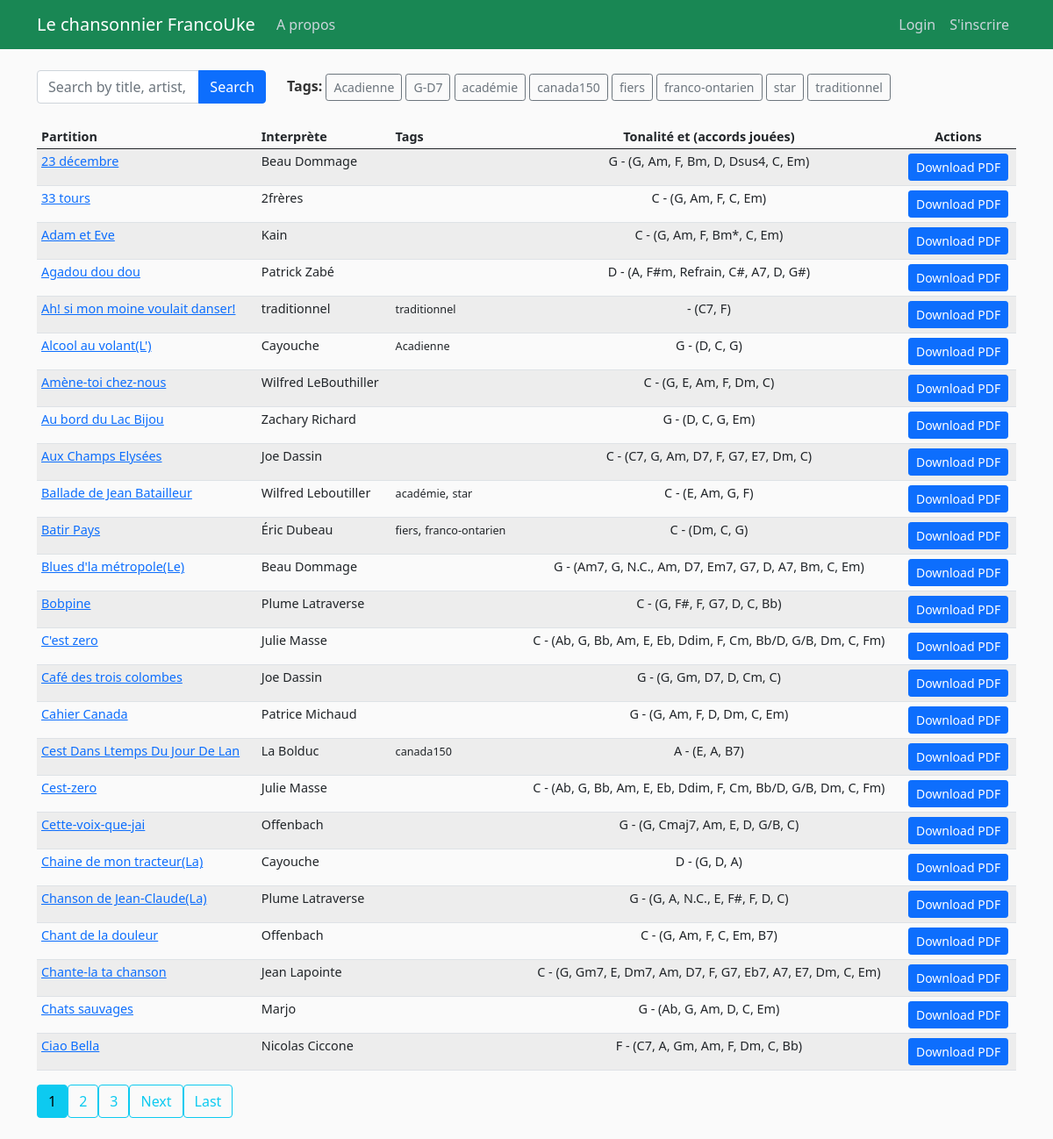
Before: / with the older database file.
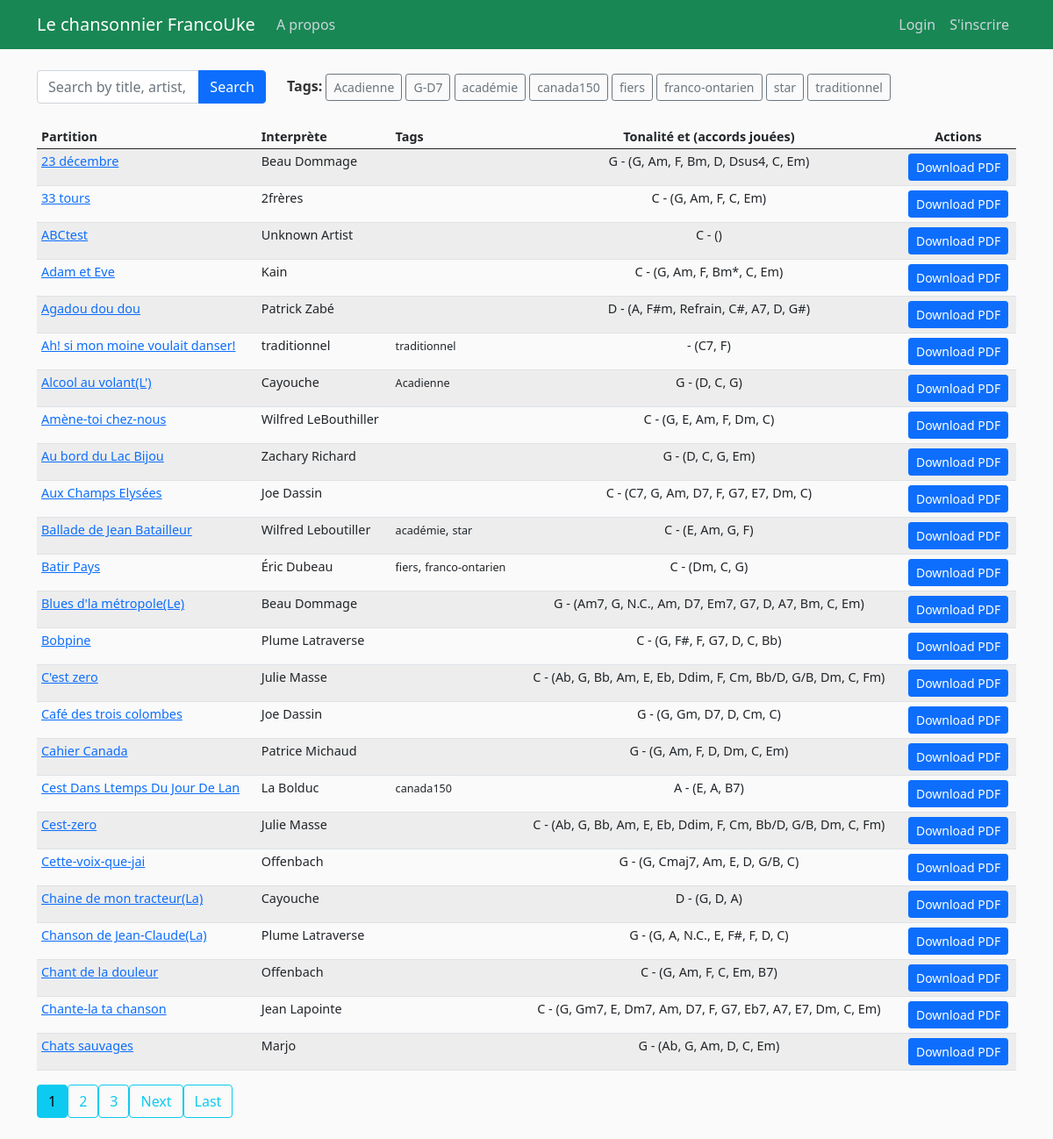
After: the same page with the newer database file.
### songbook/models.py (models this page shows, shortened)
class Song(models.Model):
    songTitle = models.CharField(max_length=100, blank=True, null=True)
    songChordPro = models.TextField()  # Original
    lyrics_with_chords = models.JSONField(null=True, blank=True)
    metadata = models.JSONField(blank=True, null=True)  # Stores metadata as JSON
    date_posted = models.DateField(default=timezone.now)
    contributor = models.ForeignKey(User, on_delete=models.CASCADE)
    abc_notation = models.TextField(blank=True, null=True, help_text="Optional ABC notation for this song.")
    tags = TaggableManager(blank=True)

### songbook/views.py (the view, shortened to what this page needs)
# urls.py: path('', SongListView.as_view(), name='songbook-home'),
class SongListView(ListView):
    model = Song
    template_name = 'songbook/song_list.html'
    context_object_name = 'songs'
    ordering = ['songTitle']
    paginate_by = 25
    def get_queryset(self):
        queryset = super().get_queryset()
        search_query = self.request.GET.get('q', '')  # Search query
        selected_tag = self.request.GET.get('tag', '')  # Selected tag
        if selected_tag:  # Filter by tag if a tag is selected
            queryset = queryset.filter(tags__name=selected_tag)
        return queryset
    def get_context_data(self, **kwargs):
        context = super().get_context_data(**kwargs)
        search_query = self.request.GET.get('q', '')
        selected_tag = self.request.GET.get('tag', '')  # Selected tag
        song_data = []
        for song in context['songs']:
            parsed_data = song.lyrics_with_chords or ""
            chords = extract_chords(parsed_data, unique=True) if parsed_data else []
            tags = [tag.name for tag in song.tags.all()]  # Get tags for each song
            song_data.append({
                'song': song,
                'chords': ', '.join(chords),
                'tags': ', '.join(tags),
            })
        all_tags = Tag.objects.all().values_list('name', flat=True).distinct()
        context['song_data'] = song_data
        context['search_query'] = search_query
        context['selected_tag'] = selected_tag  # Pass the selected tag
        context['all_tags'] = all_tags  # Add all tags to context
        return context

### songbook/transposer.py (called while the page is built)
def extract_chords(parsed_data, unique=False):
    chords = []
    for section in parsed_data:
        for item in section:
            if isinstance(item, dict) and 'chord' in item and item['chord']:
                chords.append(item['chord'])
    if unique:
        return list(set(chords))  # Return unique chords
    return chords  # Return all chords

### songbook/templates/songbook/song_list.html (shortened to what this page needs)
{% extends "songbook/base.html" %}
  {% block content %}
<form method="get" class="mb-4">
    <div class="row align-items-center">
        <div class="col-md-3">
            <div class="input-group">
                <input type="text" name="q" class="form-control"
                       placeholder="Search by title, artist, lyricist or composer"
                       value="{{ search_query }}">
                <button class="btn btn-primary" type="submit">Search</button>
            </div>
        </div>
        <div class="col-md-9">
            <strong>Tags: </strong>
            {% for tag in all_tags %}
                <a href="?tag={{ tag }}" class="btn btn-outline-secondary btn-sm">
                    {{ tag }}
                </a>
            {% endfor %}
        </div>
    </div>
</form>
<div class="table-responsive">
    <table class="table table-striped table-hover table-condensed">
        <thead>
            <tr>
                <th>Partition</th>
                <th>Interprète</th>
                <th>Tags</th>
                <th class="text-center">Tonalité et (accords jouées)</th>
                <th class="text-center">Actions</th>
            </tr>
        </thead>
        <tbody>
            {% for item in song_data %}
            <tr>
                <td>
                    <a href="{% url 'score' item.song.id %}" class="song-link" title="{{ item.song.songTitle }}" aria-label="View score for {{ item.song.songTitle }}">
                        {{ item.song.songTitle }}
                    </a>
                </td>
                <td>{{ item.song.metadata.artist|default_if_none:"Unknown Artist" }}</td>
                <td>
                    {% for tag in item.song.tags.all %}
                        <small>{{ tag }}</small>{% if not forloop.last %}, {% endif %}
                    {% endfor %}
                </td>
                <td class="text-center">
                    {{ item.song.metadata.key|default_if_none:"Unknown" }} - ({{ item.chords|default_if_none:"N/A" }})
                </td>
                <td class="text-center">
                    <a href="{% url 'generate_single_song_pdf' item.song.id %}" class="btn btn-primary btn-sm" title="Download PDF for {{ item.song.songTitle }}">
                        Download PDF
                    </a>
                </td>
            </tr>
            {% empty %}
            <tr>
                <td colspan="4" class="text-center">No songs found matching your search.</td>
            </tr>
            {% endfor %}
        </tbody>
    </table>
</div>
{% if is_paginated %}
<div class="pagination">
    {% for num in page_obj.paginator.page_range %}
        {% if page_obj.number == num %}
        <a class="btn btn-info mb-4" href="?page={{ num }}" aria-current="page">{{ num }}</a>
        {% elif num > page_obj.number|add:'-3' and num < page_obj.number|add:'3' %}
        <a class="btn btn-outline-info mb-4" href="?page={{ num }}">{{ num }}</a>
        {% endif %}
    {% endfor %}
    {% if page_obj.has_next %}
    <a class="btn btn-outline-info mb-4" href="?page={{ page_obj.next_page_number }}" aria-label="Next page">Next</a>
    <a class="btn btn-outline-info mb-4" href="?page={{ page_obj.paginator.num_pages }}" aria-label="Last page">Last</a>
    {% endif %}
</div>
{% endif %}
{% endblock content %}

Changed rows visible on the page:
no longer on this page (row unchanged): Song: song.songTitle "Ciao Bella", song.metadata.artist "Nicolas Ciccone", song.metadata.key "F", chords "C7, A, Gm, Am, F, Dm, C, Bb"
added Song: song.songTitle "ABCtest", song.metadata.artist "Unknown Artist", song.metadata.key "C"
